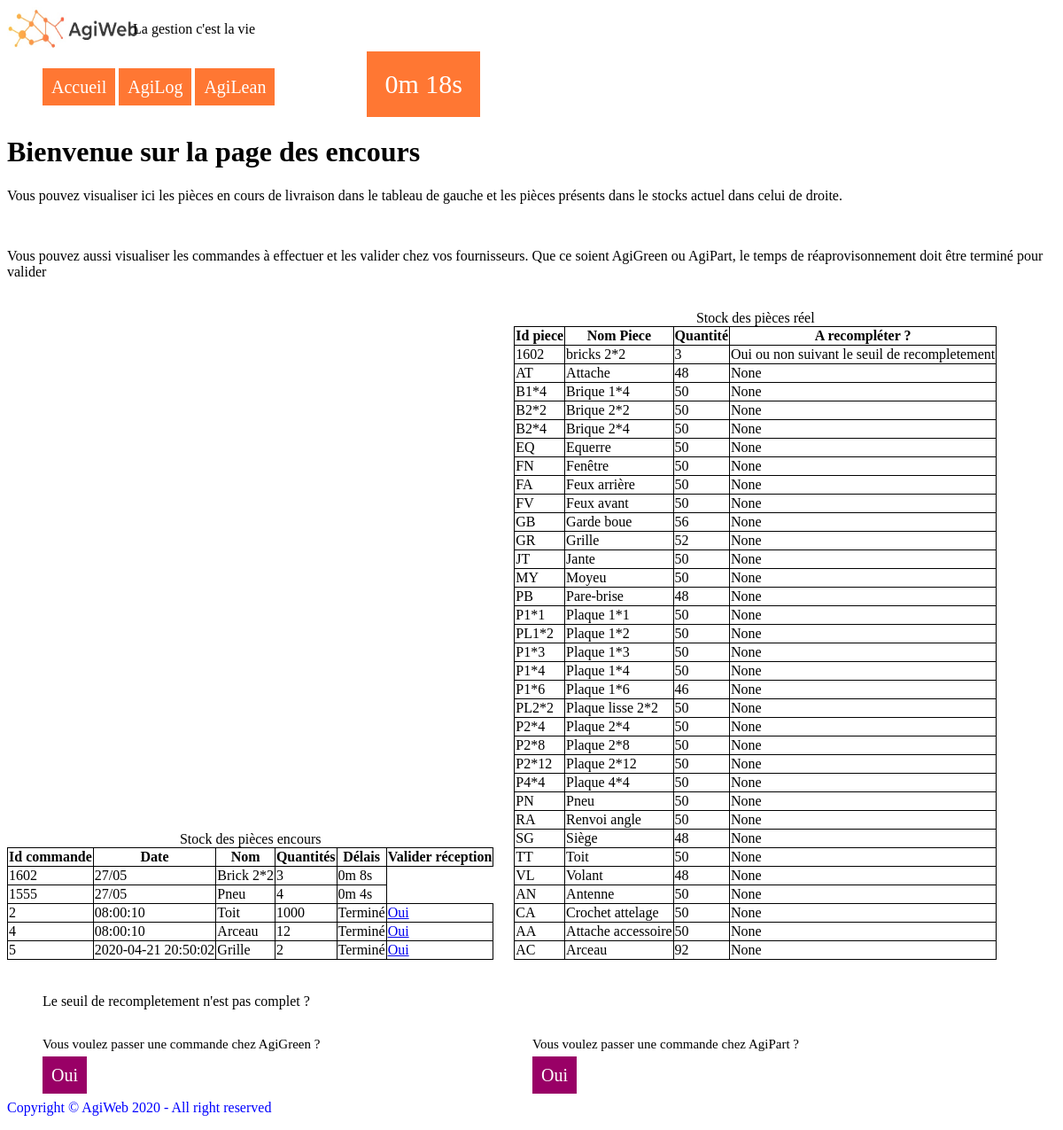
Page /Agilog/Encours on the earlier database version.
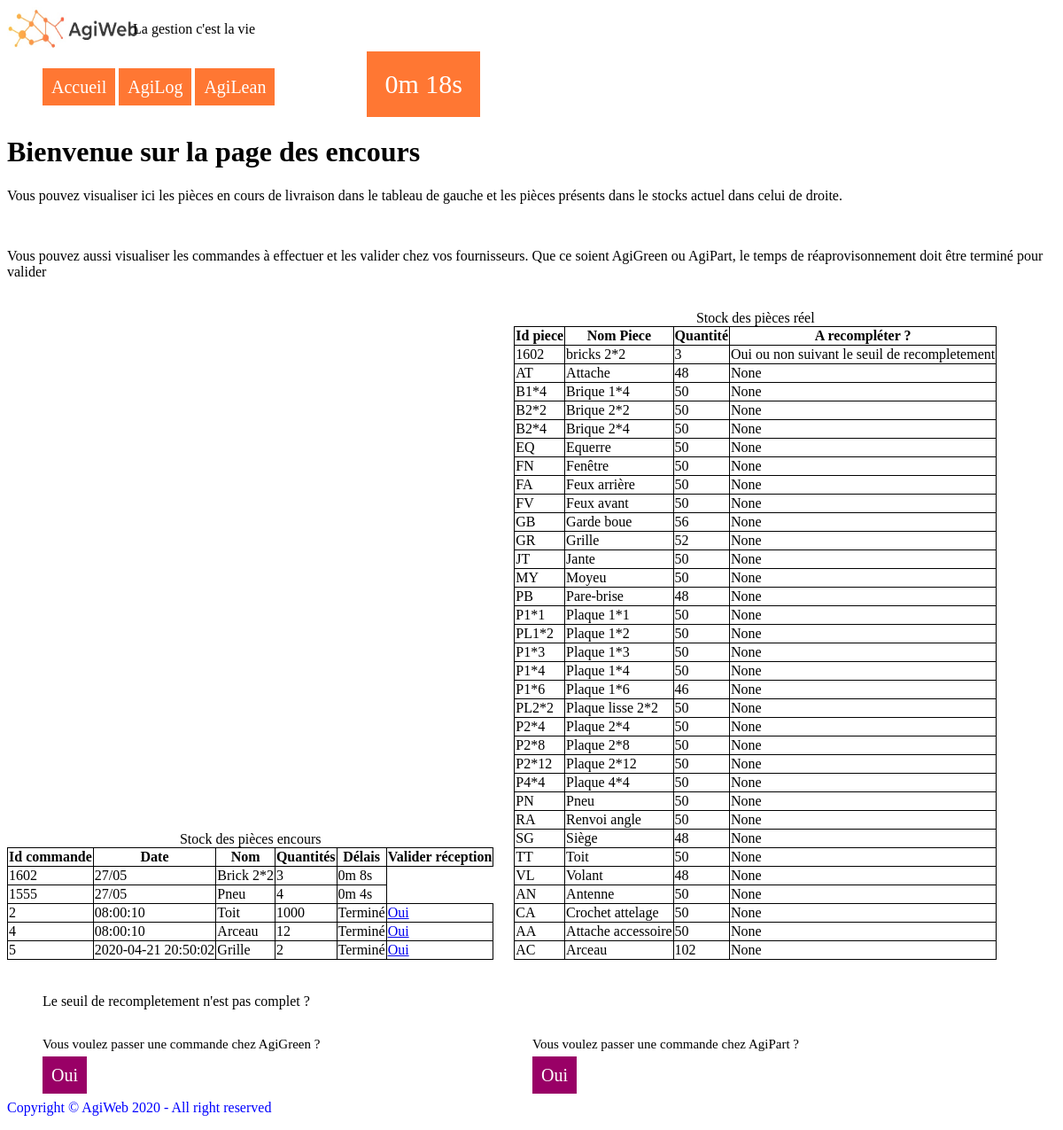
Same page on the later database version.
### tables this page shows
CREATE TABLE "commande" (
	"id"	INTEGER NOT NULL,
	"date"	INTEGER NOT NULL,
	"reception"	INTEGER NOT NULL,
	PRIMARY KEY("id")
);

CREATE TABLE "piece" (
	"id"	TEXT NOT NULL,
	"nom"	TEXT NOT NULL,
	"quantite"	INTEGER NOT NULL,
	"seuil_recomp"	INTEGER,
	"stock_secu"	INTEGER,
	"delai_reappro"	INTEGER,
	"a_commander"	INTEGER,
	"fournisseur"	INTEGER,
	PRIMARY KEY("id")
);

CREATE TABLE "compo_commande" (
	"commande"	INTEGER NOT NULL,
	"piece"	TEXT NOT NULL,
	"quantite"	INTEGER NOT NULL
);

### run.py (the view)
@app.route('/Agilog/Encours')
def encoursAlog():
    seuil_commande()
    tab_encours=select_encours()
    tab_reel=select_stock_reel()
    return render_template('encours_alog.html',tab_reel=tab_reel, tab_encours=tab_encours)

### fonctions_logiques.py (called while the page is built, shortened)
def seuil_commande (): #stock, nom et seuil_recomp sont des listes et si les stock sont inf au seuil, la colonne a_commander de la pièce passe à 1
    con = lite.connect(cheminbdd) #attention chez toi c'est pas rangé au meme endroit
    con.row_factory = lite.Row
    cur = con.cursor()
    cur.execute("SELECT quantite, seuil_recomp, nom FROM piece")
    d=tab(cur.fetchall())
    bdd=convert_dict(d,"quantite","seuil_recomp","nom")
    taille=len(bdd["quantite"])
    for i in range (0,taille):
        print (bdd["seuil_recomp"][i])
        print (bdd["quantite"][i])
        try:
            bdd["seuil_recomp"][i]=int(bdd["seuil_recomp"][i])
        except:
            print ("non")
    con.commit()
    con.close()

def tab (listesql): #prend une liste sql et la transforme en tableau
    tt=[]
    for i in listesql:
        a=[]
        for j in i:
            a.append(j)
        tt.append(a)
    ttt=[0]*len(tt[0])
    for i in range (0,len(tt[0])):
        ttt[i]=[0]*len(tt)
    for i in range (0,len(tt[0])):
            for j in range (0,len(tt)):
                ttt[i][j]=tt[j][i]
    return(ttt)

def convert_dict(L,c1=None,c2=None,c3=None,c4=None,c5=None,c6=None,c7=None,c8=None): #ci colonnes, ce sont des strings
    D=dict()
    C=[c1,c2,c3,c4,c5,c6,c7,c8]
    for i in range(8):
        if type(C[i])==str:
            D[C[i]]=L[i]
    return D

def select_encours (): #selectionne les stocks en cours pour pouvoir ensuite les afficher
    con = lite.connect(cheminbdd)
    con.row_factory = lite.Row
    cur = con.cursor()
    cur.execute("SELECT id_com as id, date,nom as nom,quantite, strftime('%s',date_arrivee)- strftime('%s',strftime('%H:%M:%S','now')) as timer from (SELECT id_com,nom,quantite,date,delai,strftime('%H:%M:%S',(SELECT commande.date FROM commande),delai) as date_arrivee from (SELECT piece.id as id_piece,piece.nom, piece.fournisseur, fournisseur.delai from piece join fournisseur ON piece.fournisseur==fournisseur.id) JOIN (SELECT commande.id as id_com,commande.date,compo_commande.piece,compo_commande.quantite from commande join compo_commande on commande.id==compo_commande.commande WHERE reception==0) ON id_piece==piece) ORDER by id_com;")
    b=cur.fetchall() #ajouté
    con.close()
    return b

### templates/encours_alog.html (shortened to what this page needs)
<html>
{% include "head.html" %}
    <body>
        {% include "Navbar.html" %}
        <div id="content-stock">
            <h1>Bienvenue sur la page des encours </h1>
            <p> Vous pouvez visualiser ici les pièces en cours de livraison dans le tableau de gauche et les pièces présents dans le stocks actuel dans celui de droite.</p>
            <p>Vous pouvez aussi visualiser les commandes à effectuer et les valider chez vos fournisseurs. Que ce soient AgiGreen ou AgiPart, le temps de réaprovisonnement doit être terminé pour valider</p>
            <div class="leftbox">
                <table>
                    <caption>Stock des pièces encours</caption>
                    <tr>
                        <th>Id commande</th>
                        <th>Date</th>
                        <th>Nom</th>
                        <th>Quantités</th>
                        <th>Délais</th>
                        <th>Valider réception</th>
                    </tr>
                    <tr>
                        <td>1602</td>
                        <td>27/05</td>
                        <td>Brick 2*2</td>
                        <td>3</td>
                        <td class="timer" timer="10">  </td>
                    </tr>
                    <tr>
                        <td>1555</td>
                        <td>27/05</td>
                        <td>Pneu </td>
                        <td>4</td>
                        <td class="timer" timer="6">  </td>
                    </tr>
                    {%for piece in tab_encours %}
                    <tr>
                      <td>{{piece['id']}}</td>
                      <td>{{piece['date']}}</td>
                      <td>{{piece['nom']}}</td>
                      <td>{{piece['quantite']}}</td>
                      <td class="timer" timer="{{piece['timer']}}"></td>
                        <td hidden class="validation">
                                <a href="{{url_for('actualize_id', id=3)}}"> Oui </a>
                        </td>
                    </tr>
                    {%endfor%}
                </table>
            </div>
            <div class="rightbox">
                <table>
                    <caption>Stock des pièces réel</caption>
                    <tr>
                        <th>Id piece</th>
                        <th>Nom Piece</th>
                        <th>Quantité</th>
                        <th>A recompléter ?</th>
                    </tr>
                        <td>1602</td>
                        <td>bricks 2*2</td>
                        <td>3</td>
                        <td>Oui ou non suivant le seuil de recompletement</td>
                    {%for piece in tab_reel %}
                    <tr>
                        <td>{{piece[0]}}</td>
                        <td>{{piece[1]}}</td>
                        <td>{{piece[2]}}</td>
                        <td>{{piece[3]}}</td>
                    </tr>
                    {%endfor%}
                </table>
            </div>
            <br/>
            <br/>
            </div>
                <div id="content-commande">
                    <ul>
                        <p>Le seuil de recompletement n'est pas complet ?</p>
                        <div class="leftbox">
                            <p class= "small ">  Vous voulez passer une commande chez AgiGreen ? </p>
                            <li class="bouton_commande">
                                <a href="{{url_for('cmd_green')}}"> Oui </a>
                            </li>
                        </div>
                        <div class="rightbox">
                            <p class= "small ">Vous voulez passer une commande chez AgiPart ? </p>
                            <li class="bouton_commande">
                                <a href="{{url_for('cmd_part')}}"> Oui </a>
                            </li>
                        </div>
                    </ul>
                </div>
        <footer>
            <p> Copyright &copy; AgiWeb 2020 - All right reserved </p>
        </footer>
</html>

### Templates/head.html (shortened to what this page needs)
<head>
  <link rel="stylesheet" type="text/css" href="{{url_for("static", filename="accueil.css")}}">
</head>

### Templates/Navbar.html
<header>
  <div id="content">
    <div id="photo">
      <img class="logo" src="{{url_for("static",filename="logo.jpg")}}" alt="description" />
    </div>
    <div id="proverbe">
      <p> La gestion c'est la vie </p>
    </div>
  </div>
</header>
<div id="extending-nav">
  <div class="leftbox">
    <nav class="menu-nav">
      <ul>
        <li class="bouton">
          <a href="{{url_for('index')}}"> Accueil </a>
        </li>
        <li class="bouton">
          <a href="{{url_for('agilog')}}" rel="nofollow">
          AgiLog </a>
        </li>
        <li class="bouton">
          <a href="{{url_for('agilean')}}" rel="nofollow">
          AgiLean </a>
        </li>
      </ul>
    </nav>
  </div>
  <div class="rightbox">
    <p id="chrono" chrono="16"></p>
  </div>
</div>

### Static/accueil.css (style rules this page uses)
.logo { width:150px ; height:50px ; float : left ; }
table { border-collapse: collapse; }
td,th { border-style: solid; border: 1px, solid black; }
div#content div { display :inline-block; width: 12%; }
div#content div#photo { float:left; }
div#content div#proverbe { vertical-align: top; }
nav.menu-nav ul li.bouton { list-style-type: none; display :inline-block; }
nav.menu-nav ul li.bouton a { color:white; background-color:FF7733; text-decoration: none; padding:10px; font-size:20px; }
div#extending-nav div { display :inline-block; }
div#extending-nav .leftbox { margin-right: 100px; }
#chrono { background-color:#FF7733; color:white; margin:0px; font-size: 30px; padding: 20px; }
footer { color:blue; }
.small { font-size:15px }
td,th { border: 1px solid black; }
div#content-commande ul li.bouton_commande { list-style-type: none; }
div#content-commande ul li.bouton_commande a { color:white; background-color:990066; text-decoration: none; padding:10px; font-size:20px; }
div#content-stock div { display :inline-block; width:48%; }
div#content-commande div { display :inline-block; width:48%; }

Differences in the rows shown:
changed piece "AC": quantite "92" → "102"
